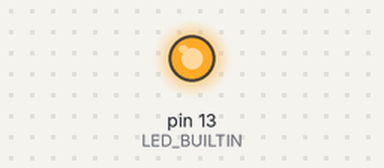
The sketch below on a simulated Arduino Uno, built with avr-gcc and run on an emulated ATmega328P. Parts: output pins drawn as LEDs (lit = HIGH). What the sketch prints to the serial monitor is not drawn.

Above: at 1.0 s.
At 3.0 s:
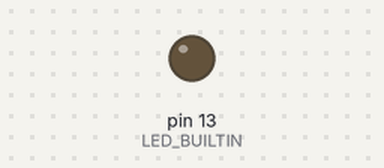
Timing chart, 0 to 5.2 s (numbered marks = the images above):
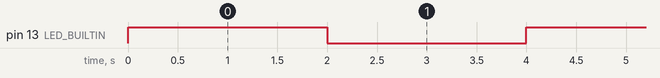

Measured:
- by itself, pin 13 (LED_BUILTIN): alternates HIGH for 2.0 s and LOW for 2.0 s

The sketch:

firmware.ino
```cpp
/*#include <BleGamepadConfiguration.h>
#include <BleConnectionStatus.h>
#include <BleGamepad.h>

#include <Arduino.h>
#include <BleGamepad.h>

struct Button {
  const uint8_t PIN;
  uint32_t numberKeyPresses;
  bool pressed;
};

Button button1 = {23, 0, false};

void IRAM_ATTR isr() {
  button1.numberKeyPresses++;
  button1.pressed = true;
}

BleGamepad bleGamepad;

 int outputA = 8;
 int outputB = 4;

 int counter = 0;
 int aState;
 int aLastState;

void setup()
{
    pinMode (outputA,INPUT);
    pinMode (outputB,INPUT);

    pinMode(button1.PIN, INPUT);
    attachInterrupt(button1.PIN, isr, FALLING);
    aLastState = digitalRead(outputA);
    Serial.begin(115200);
    //bleGamepad.begin();
    // The default bleGamepad.begin() above enables 16 buttons, all axes, one hat, and no simulation controls or special buttons
}

void doBle()
{
  if (bleGamepad.isConnected()) {
    bleGamepad.press(BUTTON_5);
    bleGamepad.release(BUTTON_5);
  }
}

void loop()
{
    //doBle();
    //delay(500);
    if (button1.pressed) {
      //Serial.printf("Button has been pressed %u times\n", button1.numberKeyPresses);
      button1.pressed = false;
    }

   aState = digitalRead(outputA); // Reads the "current" state of the outputA
   // If the previous and the current state of the outputA are different, that means a Pulse has occured
   if (aState != aLastState){
     // If the outputB state is different to the outputA state, that means the encoder is rotating clockwise
     if (digitalRead(outputB) != aState) {
       counter ++;
     } else {
       counter --;
     }
     Serial.print("Position: ");
     Serial.println(counter);
   }
   aLastState = aState; // Updates the previous state of the outputA with the current state
}
*/
/*
#include <Arduino.h>

bool pressed;
uint32_t number_of_presses = 0;
unsigned long last_time_button_pressed = 0;

void IRAM_ATTR isr() {
    unsigned long current_time = millis();
    if(current_time - last_time_button_pressed > 50)
    {
        pressed = true;
        number_of_presses++;
        last_time_button_pressed = current_time;
    }
}

void setup() {
  Serial.begin(115200);
  pinMode(23, INPUT_PULLUP);
  //attachInterrupt(23, isr, FALLING);
  //pressed = false;
}

void loop() {
  //if(pressed) {
  //  Serial.printf("Button is pressed %u number of times\n", number_of_presses);
  //  pressed = false;
  //}
  if(!digitalRead(23)) {
    Serial.println("Button pressed");
  }
  delay(1);
}*/
#include <Arduino.h>
void setup() {
  Serial.begin(115200);
  pinMode(LED_BUILTIN, OUTPUT);
}

void loop() {
  Serial.println("Loop");
  digitalWrite(LED_BUILTIN, HIGH);
  delay(2000);
  digitalWrite(LED_BUILTIN, LOW);
  delay(2000);
}
```
